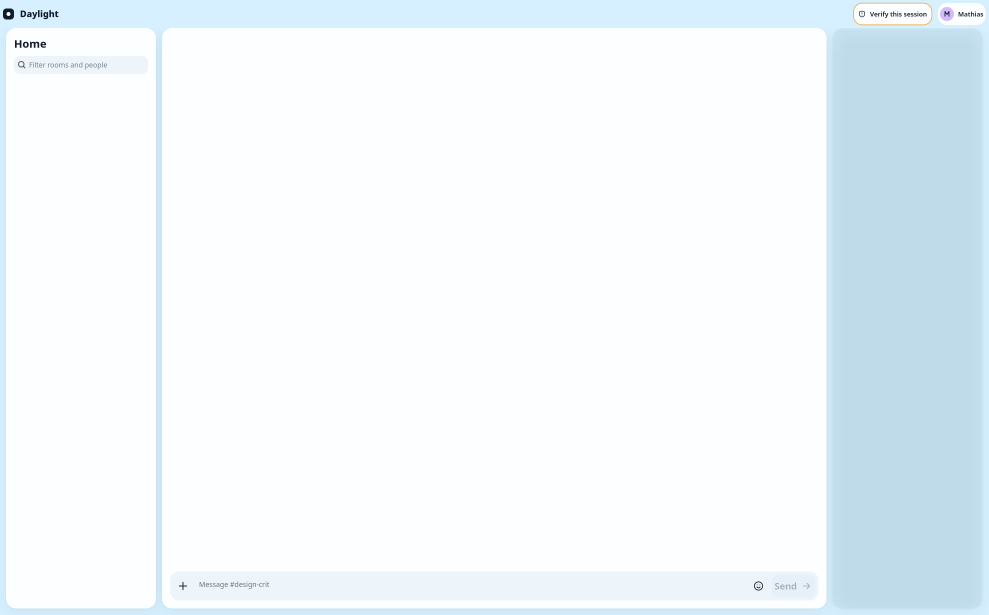
#> input picture docs/images/chat/daylight.png, 1977 x 1229 px (shown at 1/2 size)
$ python check_chat_rust_parity.py
#> lines starting #> are read from the running program, lines starting #| are printed output that depends on the picture; pictures that were not available may be replaced by others from this repository, and a replacement may not be noted
#!/usr/bin/env python3
"""Compare C/Rust Daylight ports, not their similarity to the HTML references.

Requires Pillow. Regenerate native captures with tools/capture_chat.py first.
The caret is animated, so allow a small number of differing pixels.
"""
import argparse
import json
from pathlib import Path
from PIL import Image, ImageChops

ROOT = Path(__file__).resolve().parents[1]


def compare(folder):
    result = {}
    for suffix in ('', '-eng', '-kai', '-mhq', '-verification', '-people', '-media', '-large'):
        name = 'daylight' + suffix
        with Image.open(folder / (name + '.png')) as c, Image.open(folder / ('rust-' + name + '.png')) as rust:
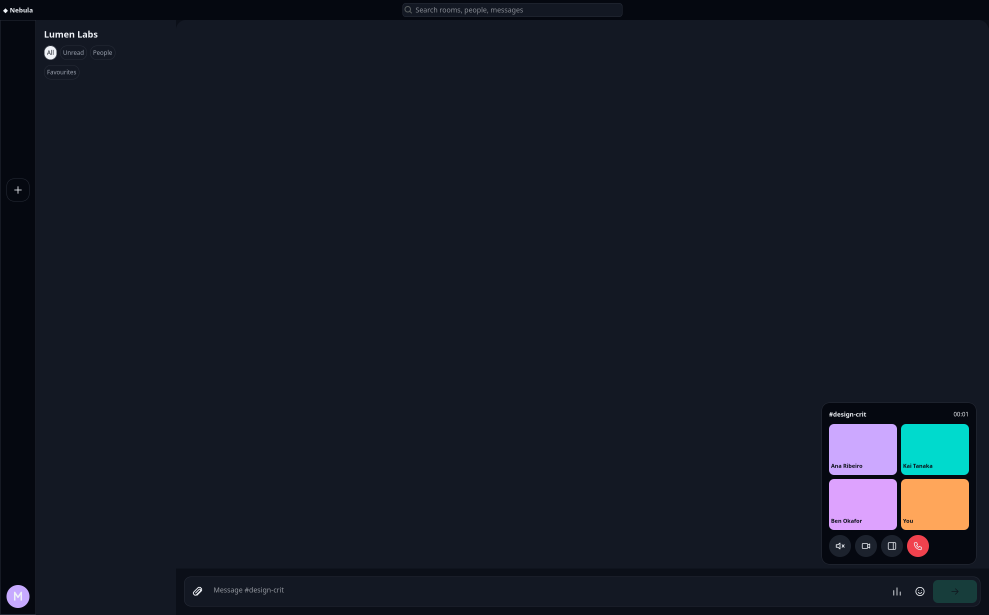
#> input picture docs/images/chat/nebula-call.png, 1977 x 1229 px, given in place of rust-daylight.png, which was not available (shown at 1/2 size)
#> c is the input picture: PIL image 1977x1229 RGB; mean R, G, B 239.5, 247.2, 251.4
#> rust is the input picture: PIL image 1977x1229 RGB; mean R, G, B 21.8, 26.6, 37.6
            if c.size != rust.size:
                raise AssertionError(f'{name}: window dimensions differ')
            diff = ImageChops.difference(c.convert('RGB'), rust.convert('RGB'))
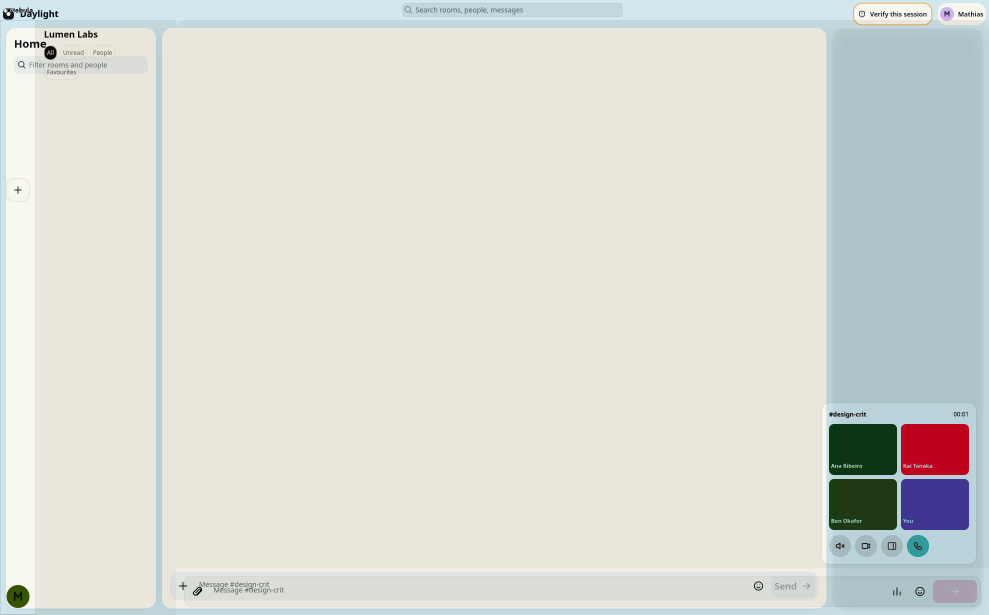
#> diff: PIL image 1977x1229 RGB (shown at 1/2 size); mean R, G, B 219, 220.6, 214.2
            channels = diff.split()
            maximum = ImageChops.lighter(ImageChops.lighter(channels[0], channels[1]), channels[2])
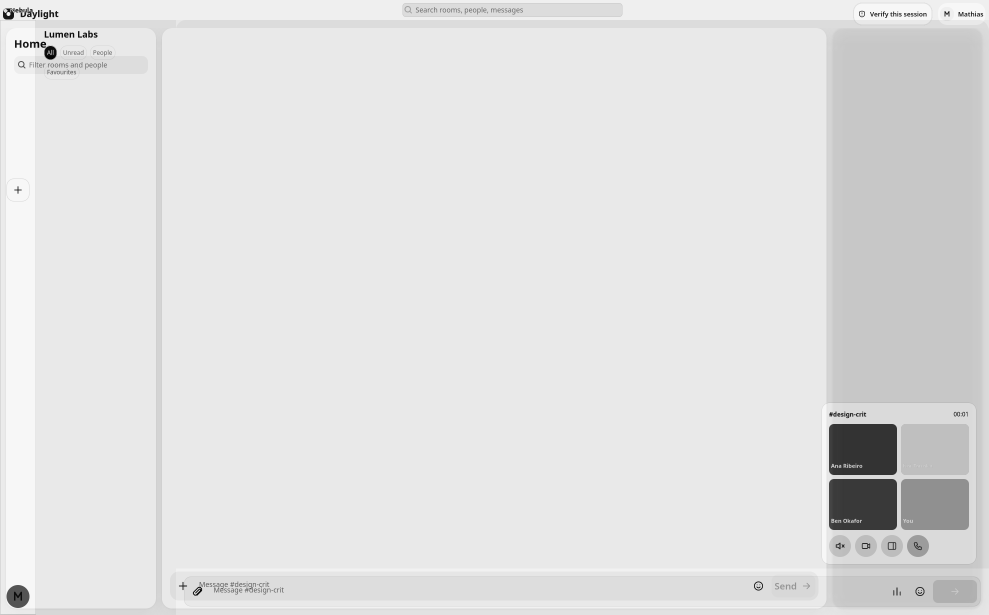
#> maximum: PIL image 1977x1229 L (shown at 1/2 size); min 4, max 247, mean 225.3
            pixels = c.width * c.height
#> pixels = 2429733
            histogram = maximum.histogram()
#> histogram = 256 values, max 1720020 at index 233, min 0 at index 0, mean 9491.1
            agreement = 100 * histogram[0] / pixels
#> agreement = 0
            result[name] = {'exact_pixel_agreement_percent': round(agreement, 6), 'width': c.width, 'height': c.height}
            if agreement < 99.99:
#> (the run stopped early here; a loop or call above may not have finished)
